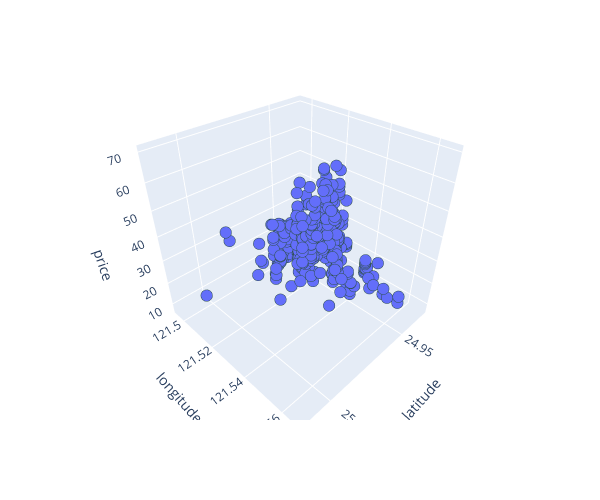

Here is the notebook cell this chart was saved with:
### Markdown cell above
We could also do a 3D representation since we have 3 features; longitude on y-axis, latitude on x-axis and price_per_unit on z-axis

### Code cell
# Create 3D scatter plot
fig = px.scatter_3d(
    data,
    x= "latitude",
    y= "longitude",
    z= "price_per_unit",
    labels={"longitude": "longitude", "latitude": "latitude", "price_per_unit": "price"},
    width=600,
    height=500,
)

# Refine formatting
fig.update_traces(
    marker={"size": 4, "line": {"width": 2, "color": "DarkSlateGrey"}},
    selector={"mode": "markers"},
)

# Display figure
fig.show()

### Figure 1 — Plotly figure (JSON) as saved in the notebook; plotly's stock layout.template omitted (floating-point values rounded to 4 significant figures; data arrays with more than 128 entries replaced by an {"elided": "..."} marker saying what was removed)
{"data": [{"hovertemplate": "latitude=%{x}<br>longitude=%{y}<br>price=%{z}<extra></extra>", "legendgroup": "", "marker": {"color": "#636efa", "line": {"color": "DarkSlateGrey", "width": 2}, "size": 4, "symbol": "circle"}, "mode": "markers", "name": "", "scene": "scene", "showlegend": false, "type": "scatter3d", "x": {"elided": "404 float values"}, "y": {"elided": "404 float values"}, "z": {"elided": "404 float values"}}], "layout": {"height": 500, "legend": {"tracegroupgap": 0}, "margin": {"t": 60}, "scene": {"domain": {"x": [0, 1], "y": [0, 1]}, "xaxis": {"title": {"text": "latitude"}}, "yaxis": {"title": {"text": "longitude"}}, "zaxis": {"title": {"text": "price"}}}, "width": 600}}
